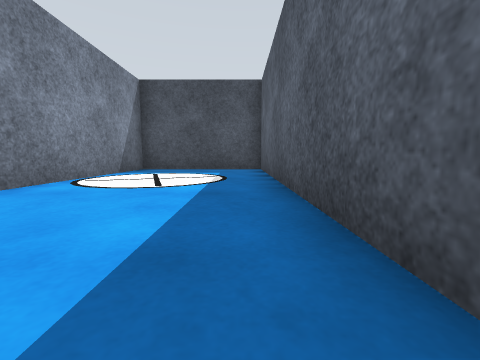
[1] (above)

18 first-person views from a walk through a robot-simulator world made for Gazebo. The camera is 0.5 m above the floor, tilts 6° down and sees 90° across. The floor is counted in squares, 1 m on a side. Each view is taken from the middle of a square. On the plan, view 1 faces up. The plan holds only what a view shows up to about 9 squares ahead; the rest is blank. The place goes on beyond the plan. Surface patterns are stand-ins for the level's own textures.

[2]
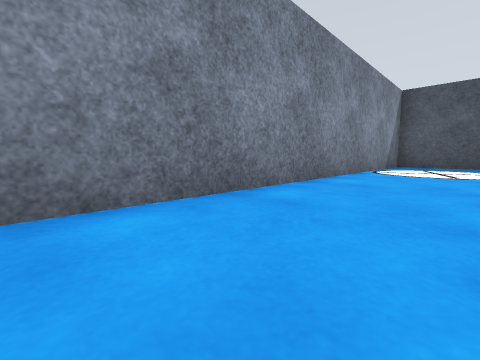

[3]
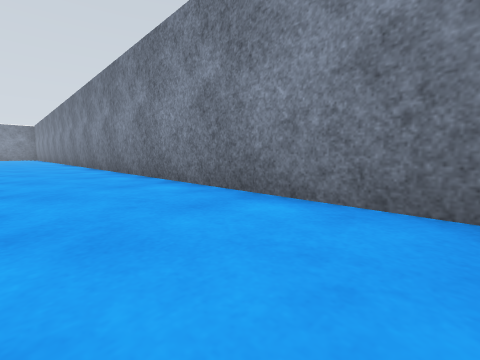

[4]
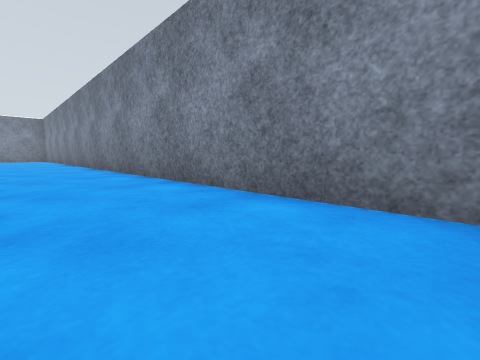

[5]
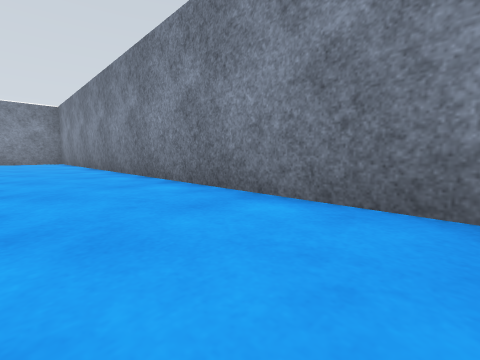

[6]
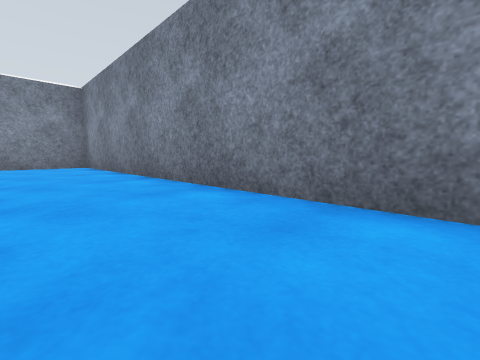

[7]
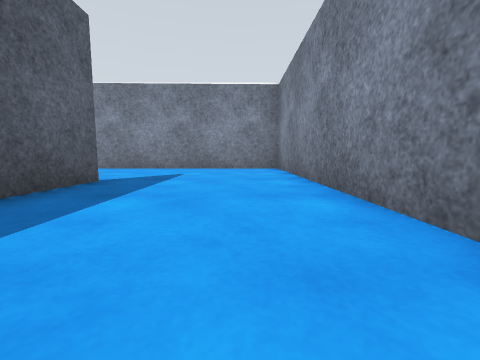

[8]
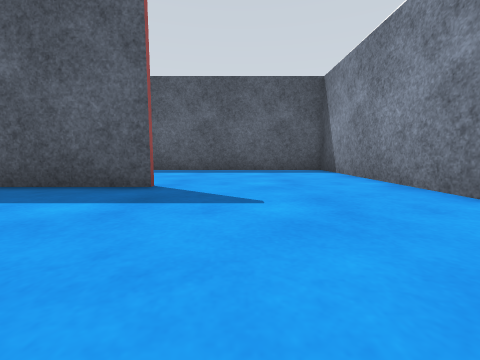

[9]
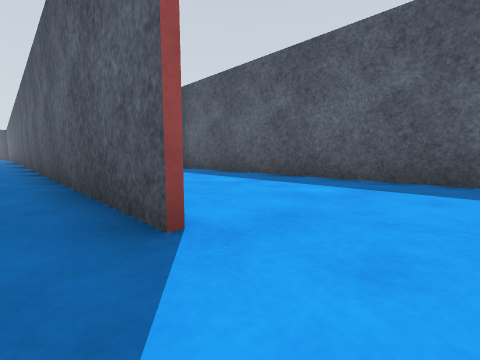

[10]
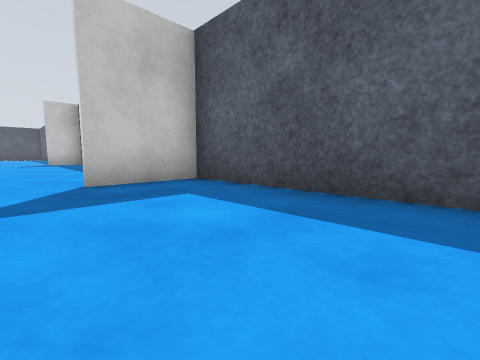

[11]
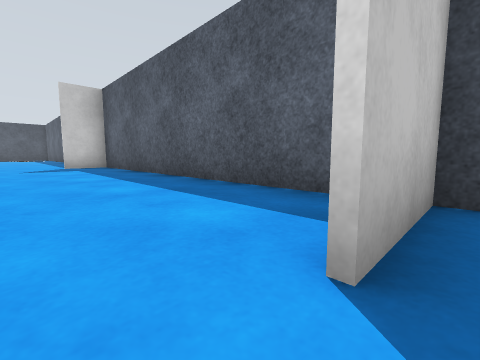

[12]
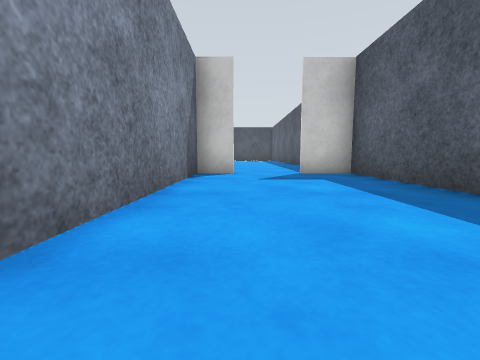

[13]
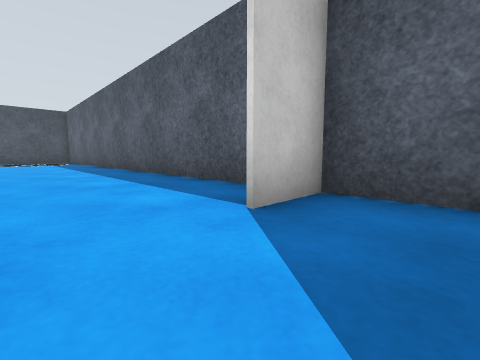

[14]
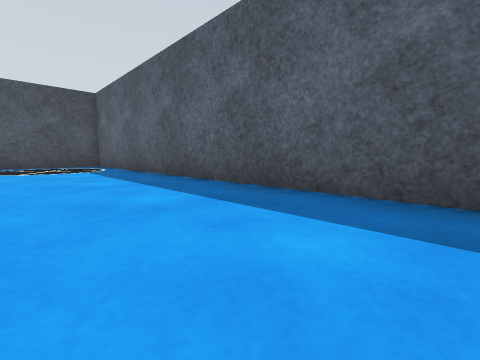

[15]
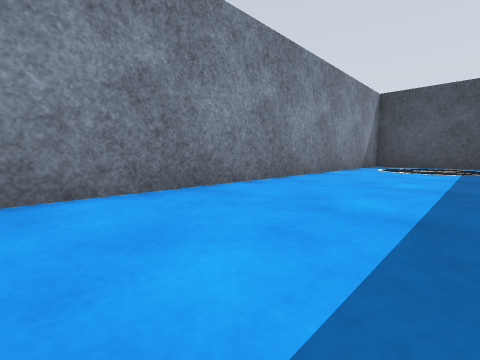

[16]
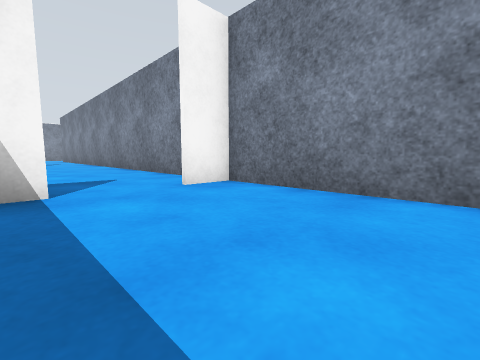

[17]
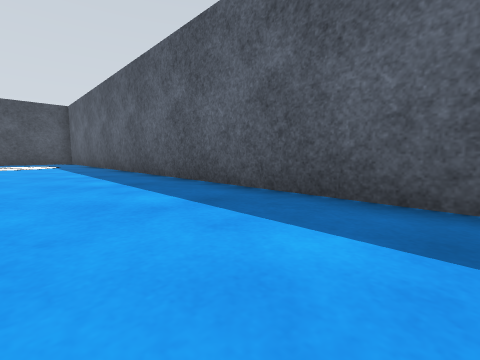

[18]
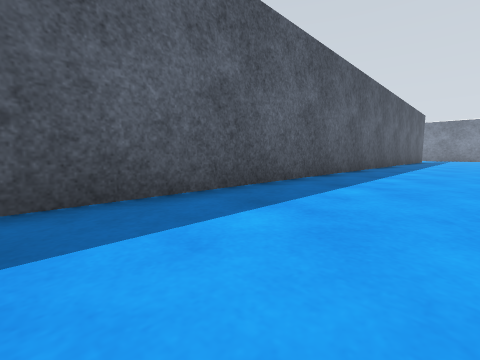

### Floor plan
Ten units are one square. View 1 is at (0, 0); x grows to the right and y downward. Boxes are objects, and circles mark ways between rooms. Rooms are numbered by the first view taken in them; rooms with no view inside come last. Other rooms are left out.
<svg viewBox="-39 -89 94 381">
<path fill="none" stroke="#000" d="M7 246 7 -84M10 -83 -34 -83 -34 287 50 287 50 177 29 177M19 75 8 75 19 75M50 75 36 75 41 75M9 -69 9 139M40 -83 10 -83M50 168 50 -70"/>
<circle cx="20" cy="180" r="3" fill="#2a7"/>
<text x="-10" y="130">1</text>
<text x="30" y="40">2</text>
</svg>
Room 1 opens to room 2.

Where each view was taken, in squares from view 1:
view 1: 0 up, 0 right, facing up
view 2: 3 down, 1 left, facing up-left
view 3: 1 down, 1 left, facing down-left
view 4: 7 down, 1 left, facing down-left
view 5: 13 down, 1 left, facing down-left
view 6: 18 down, 1 left, facing down-left
view 7: 20 down, 2 left, facing down
view 8: 26 down, 3 left, facing right
view 9: 26 down, 0 right, facing up-right
view 10: 22 down, 2 right, facing up-right
view 11: 18 down, 2 right, facing up-right
view 12: 14 down, 2 right, facing up
view 13: 9 down, 2 right, facing up-right
view 14: 3 down, 2 right, facing up-right
view 15: 3 down, 4 right, facing up-left
view 16: 4 down, 4 right, facing down-left
view 17: 7 down, 2 left, facing up-right
view 18: 5 down, 2 left, facing down-right
